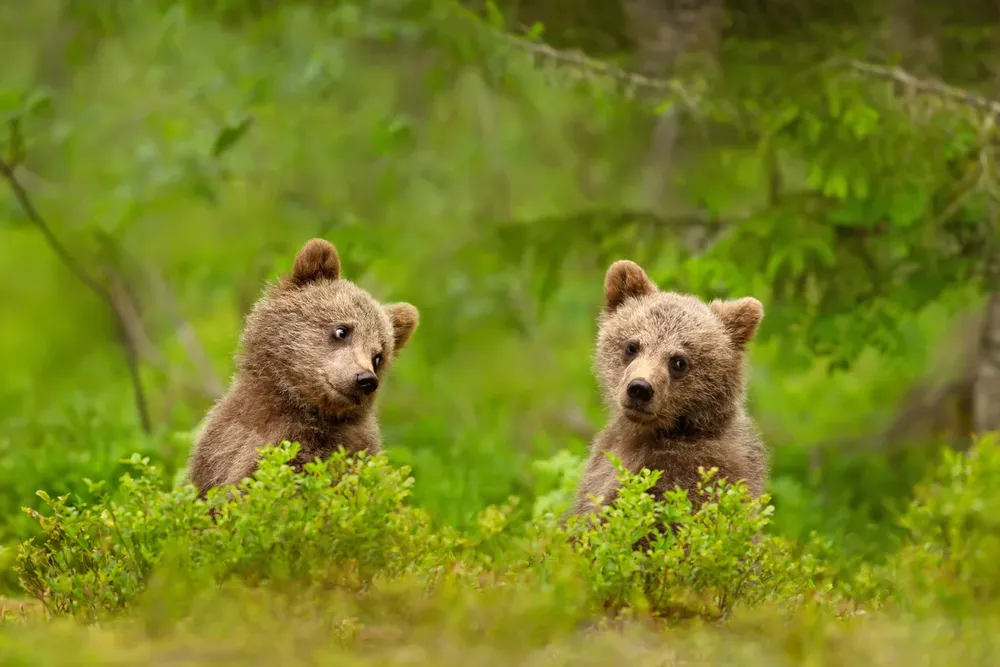
#> input picture data/bear.jpg.webp, 1000 x 667 px, shrunk from 1350 x 900 before the run, found by its file name
$ python adaptive_thresholding.py
#> lines starting #> are read from the running program, lines starting #| are printed output that depends on the picture; after the words box and inside, x2 and y2 are one past the last pixel; in counts of white or black regions, pixels touching at a corner belong together
import os

import cv2

img = cv2.imread(os.path.join('.','data', 'bear.jpg.webp'))
#> img is the input picture: shape (667, 1000, 3); mean B, G, R 32.6, 130.1, 120.2
img_gray = cv2.cvtColor(img, cv2.COLOR_BGR2GRAY)
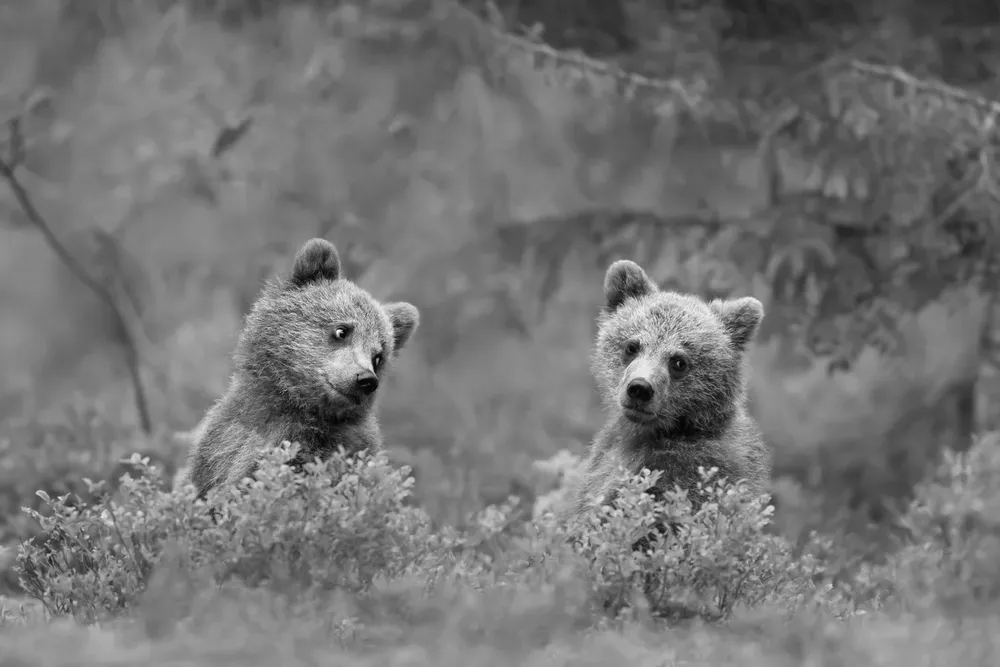
#> img_gray: shape (667, 1000); min 1, max 254, mean 116
# namanA ADAPTIVE threshold, jadi dia bagi jadi 20 itu konstanta pengurangnya
# 33 tu kayak ukuran jendela kecil (kernelnya) berarti 33x33 pixel
thresh = cv2.adaptiveThreshold(img_gray, 255, cv2.ADAPTIVE_THRESH_GAUSSIAN_C, cv2.THRESH_BINARY, 33, 20)
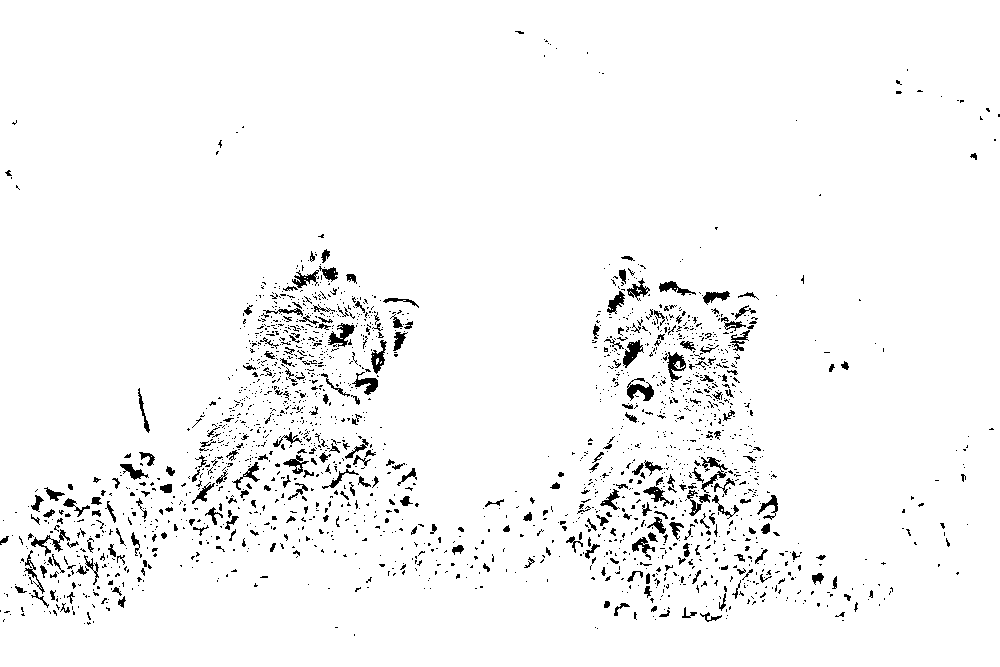
#> thresh: shape (667, 1000); 96.5% white; black in thin lines or dots
cv2.imshow("img", img)
cv2.imshow("img_gray", img_gray)
cv2.imshow("thresh", thresh)
cv2.waitKey(0)

$ run again, with data/basketball_player.jpg saved as data/bear.jpg.webp
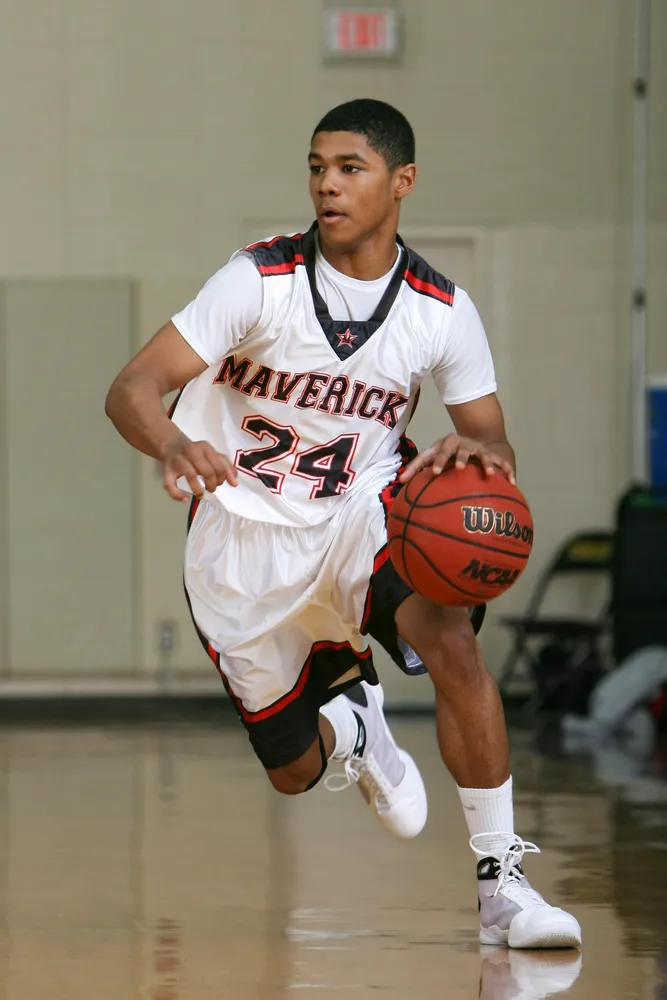
#> input picture data/basketball_player.jpg, 667 x 1000 px, shrunk from 1817 x 2725 before the run, found by its file name
#> img is the input picture: shape (1000, 667, 3); mean B, G, R 108.7, 125.6, 136.3
#> `img_gray = cv2.cvtColor(img, cv2.COLOR_BGR2GRAY)`:
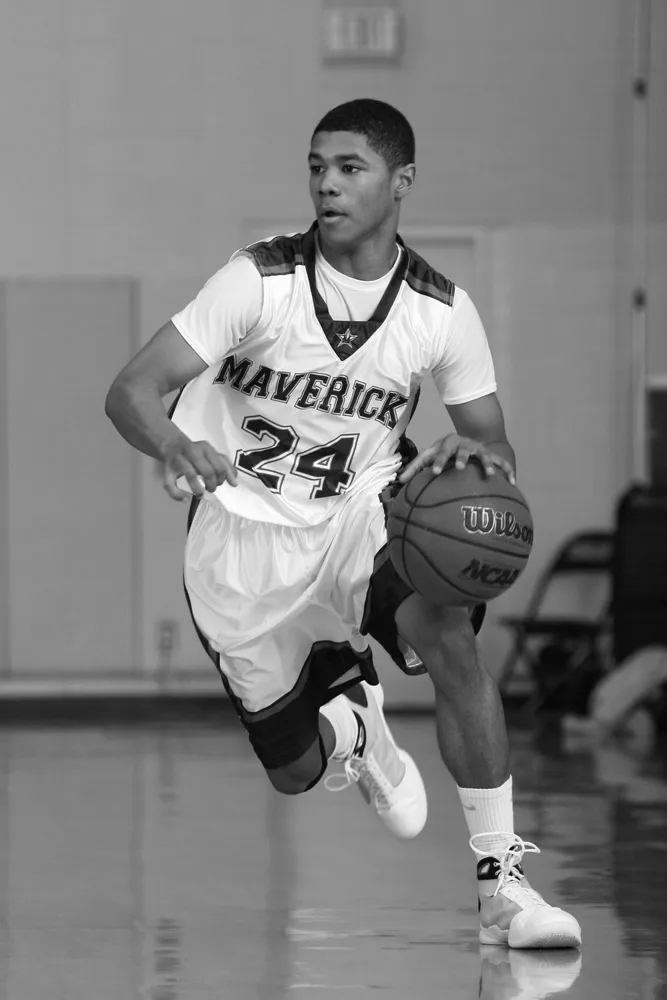
#> img_gray: shape (1000, 667); min 0, max 255, mean 126.9
#> `thresh = cv2.adaptiveThreshold(img_gray, 255, cv2.ADAPTIVE_THRESH_GAUS..`:
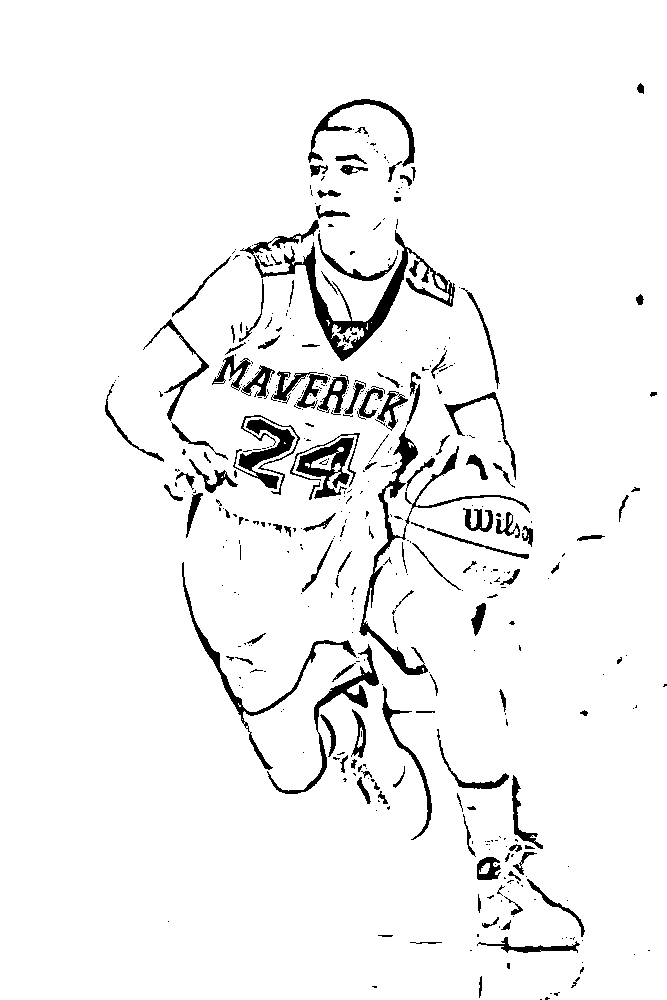
#> thresh: shape (1000, 667); 95.2% white; 452 black regions (323 under 20 px), largest, box (x1, y1, x2, y2) and area: (240, 220, 455, 361) 4208, (359, 428, 530, 675) 2701, (182, 562, 357, 770) 1586

$ run again, with data/bird.jpg saved as data/bear.jpg.webp
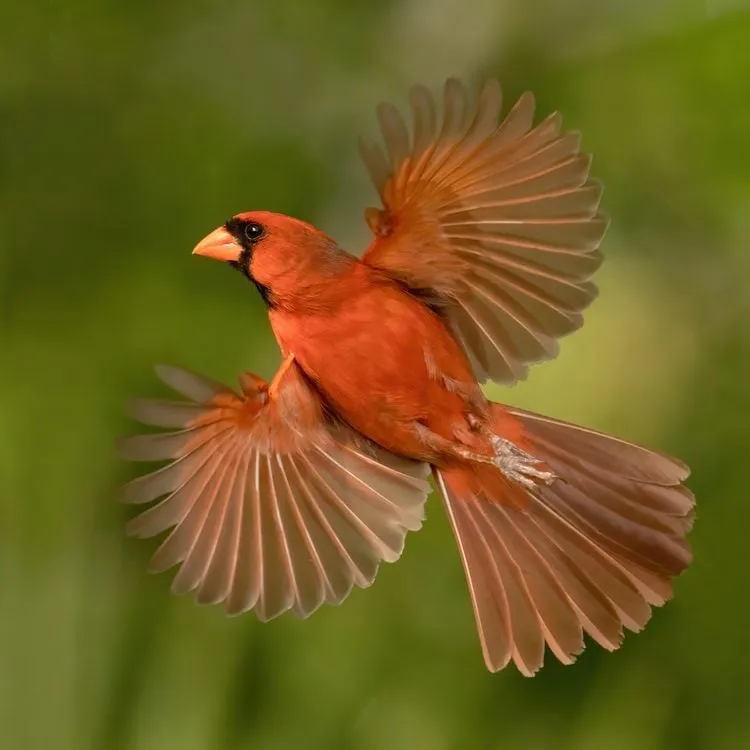
#> input picture data/bird.jpg, 750 x 750 px, found by its file name
#> img is the input picture: shape (750, 750, 3); mean B, G, R 31.4, 94.7, 111.4
#> `img_gray = cv2.cvtColor(img, cv2.COLOR_BGR2GRAY)`:
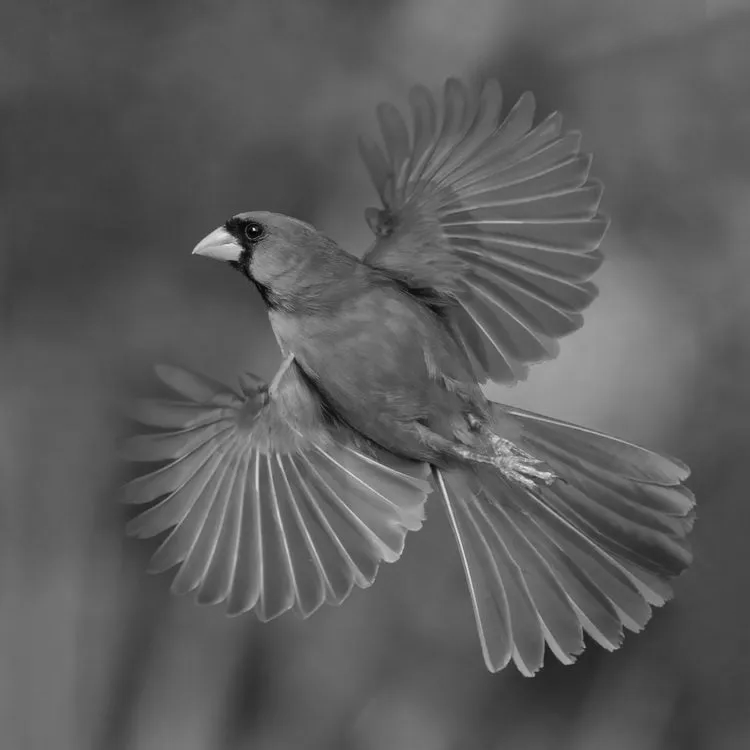
#> img_gray: shape (750, 750); min 1, max 229, mean 92.5
#> `thresh = cv2.adaptiveThreshold(img_gray, 255, cv2.ADAPTIVE_THRESH_GAUS..`:
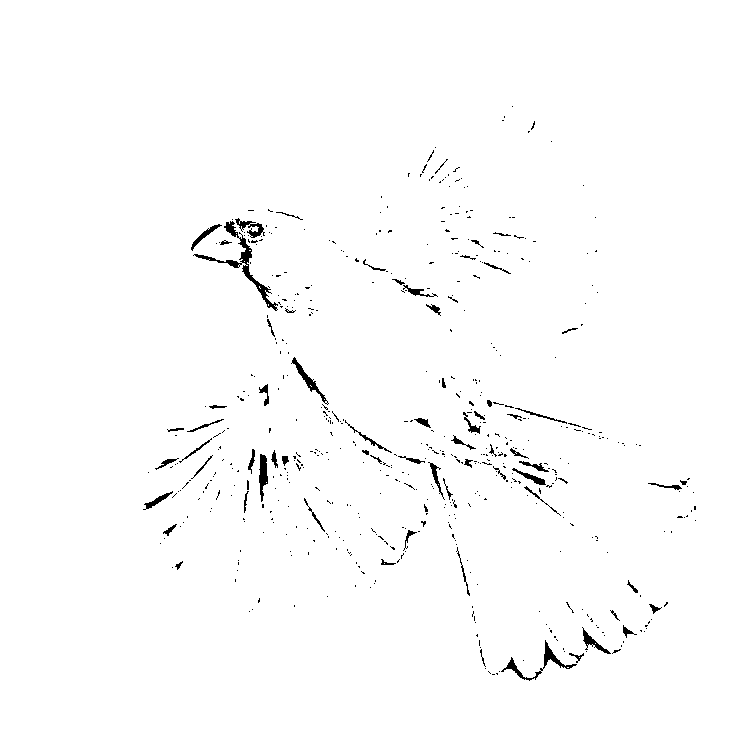
#> thresh: shape (750, 750); 98.7% white; 566 black regions (498 under 20 px), largest, box (x1, y1, x2, y2) and area: (193, 221, 278, 311) 782, (501, 640, 577, 681) 419, (291, 357, 329, 405) 279
